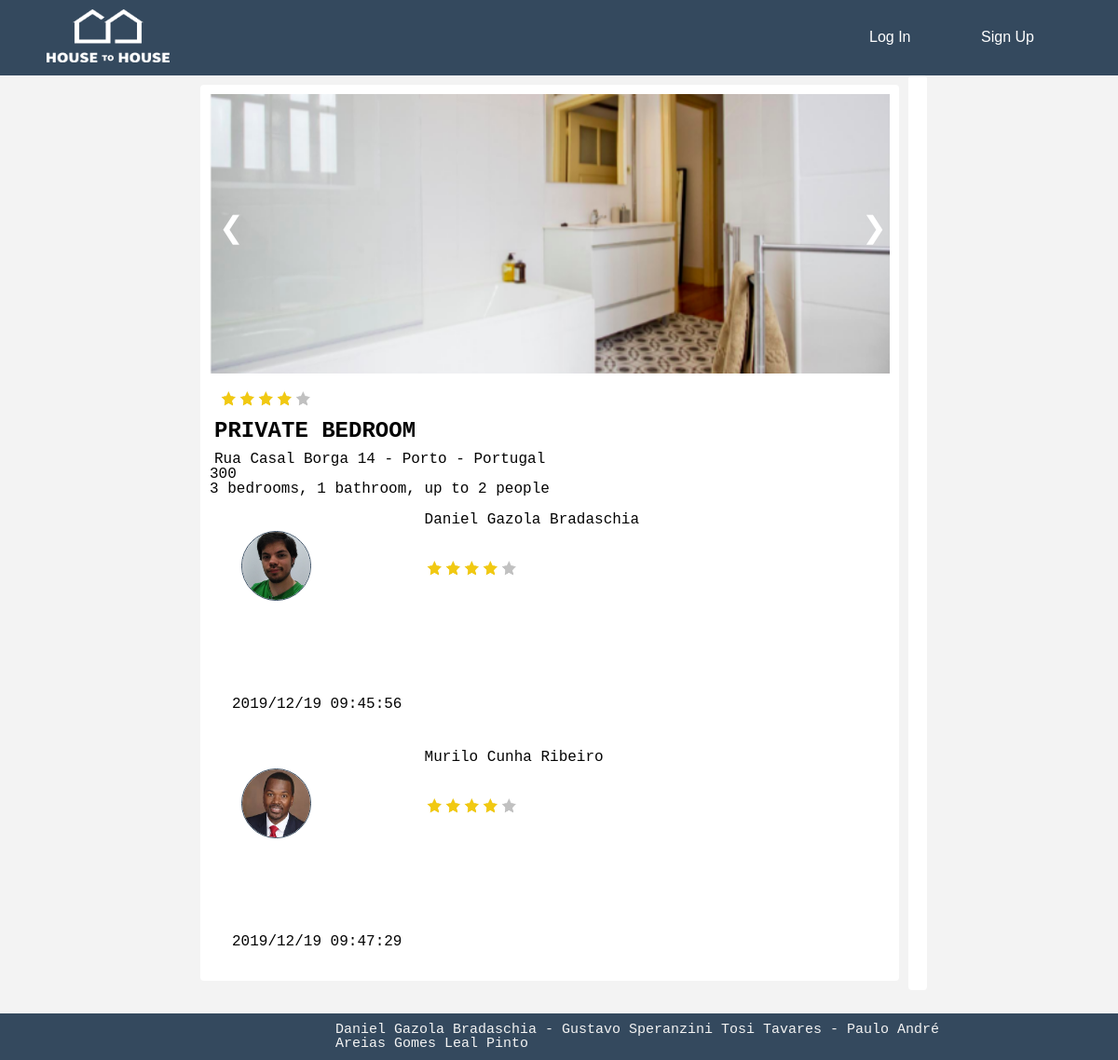
Page /pages/place.php?id=5 on the committed database.
### tables this page shows
CREATE TABLE PHOTO (
    idPhoto INTEGER PRIMARY KEY,
    idProperty   INTEGER REFERENCES PROPERTY (idProperty),
    uploadDate DATE,
    name TEXT,
    photo BLOB
);

CREATE TABLE PROPERTY (
    idProperty INTEGER PRIMARY KEY,
    idOwner INTEGER REFERENCES USER (idUser),
    address TEXT,
    title TEXT,
    price FLOAT,
    description TEXT,
    rate NUMERIC
);

CREATE TABLE REVIEWS(
    idReviews INTEGER PRIMARY KEY,
    idProperty INTEGER REFERENCES PROPERTY (idProperty),
    idUser INTEGER REFERENCES USER (idUser),
    title TEXT,
    userRate INTEGER,
    text TEXT,
    likes INTEGER,
    date DATE
);

CREATE TABLE USER(
    idUser INTEGER PRIMARY KEY,
    name TEXT NOT NULL,
    password TEXT NOT NULL,
    email TEXT NOT NULL UNIQUE,
    gender CHAR CHECK (gender == 'F' OR gender == 'f' OR gender == 'M' OR gender == 'm'),
    birthdate DATE,
    cellphone INTEGER,
    profilePicture BLOB,
    type TEXT CHECK (type == 'Owner' OR type == 'Tourist')
);

### dbActions/user.php (called while the page is built, shortened)
<?php
include_once('config.php');
function getUserNameById($idUser){
    global $db;
    $statement = $db->prepare('SELECT email FROM USER WHERE idUser = ? ');
    $statement->execute([$idUser]);
    return $statement->fetch()['email'];
}
function getUserInfoByUserName($email,$info){
    global $db;
    $statement = $db->prepare('SELECT * FROM USER WHERE email = ? ');
    $statement->execute([$email]);
    return $statement->fetch()[$info];
}
function getUserPhoto($email){
    global $db;
    $statement = $db->prepare('SELECT profilePicture FROM USER WHERE email = ?');
    $statement->execute([$email]);
    return $statement->fetch()['profilePicture'];
}

### pages/place.php (the view, shortened to what this page needs)
    <!DOCTYPE html>
    <?php
    include_once "header.php";
    include_once "../dbActions/placeUtils.php";
    include_once "../dbActions/user.php";
    include_once "../dbActions/reviewUtils.php";
    $id = $_GET["id"];
    $userId = "";
    $namePlace = getPropertyInfoById($id, 'title');
    $location = getPropertyInfoById($id, 'address');
    $description = getPropertyInfoById($id, 'description');
    $rating = getPropertyInfoById($id, 'rate');
    $price = getPropertyInfoById($id, 'price');
    ?>
    <div class="placePage">
        <div class="main">
            <div class="container">
                <div class="album">
                    <div id="photos">
                         <?php $var = getPlacePhotos($id);
                        echo '</div>';
                        if ($var) {
                            echo '<a class="arrowLeft" onclick="plusDivs(-1)">&#10094;</a>';
                            echo '<a class="arrowRight" onclick="plusDivs(+1)">&#10095;</a>';
                        }
                        ?>
                    </div>
                    <?php printStarsRating($rating)?>
                    <p id="placeName"><?php echo $namePlace ?></p>
                    <p id="placeLocation"><?php echo $location ?></p>
                    <p id="placePrice"><?php echo $price ?></p>
                    <p id="placeDescription"><?php echo $description ?></p>
                    <div class="reviews">
                        <?php
                        getPlaceReviews($id, getIdByUserName($userId));
                        ?>
                    </div>
                </div>
            </div>
            <div class="container">
            </div>
        </div>
<?php
include_once "footer.php";
?>

### dbActions/placeUtils.php (shortened to what this page needs)
<?php
include_once('rentUtils.php');
function getPropertyInfoById($idProperty, $info)
{
    global $db;
    $statement = $db->prepare('SELECT * FROM PROPERTY WHERE idProperty = ? ');
    $statement->execute([$idProperty]);
    return $statement->fetch()[$info];
}
function getPlacePhotos($id)
{
    global $db;
    $stmt = $db->prepare('SELECT * FROM PHOTO WHERE idProperty=?');
    $stmt->execute([$id]);
    $ret = false;
    while ($row = $stmt->fetch()) {
        echo '<img class="mySlides" src=' . $row['photo'] . ' hidden="hidden">';
        $ret = true;
    }
    return $ret;
}
function isPlaceOwner($userId, $placeId)
{
    global $db;
    $statement = $db->prepare('SELECT idOwner FROM PROPERTY WHERE idProperty = ? ');
    return false;
}
function printStarsRating($stars)
{
    $i = 1;
    $j = 1;
    $temp = 5 - $stars;
    echo '<div class = "placeRatingStars">';
    for ($i; $i <= $stars; $i++) {
        echo '<div class = "star">' . '</div>';
    }
    for ($j; $j <= $temp; $j++) {
        echo '<div class = "blackStar">';
        echo '</div>';
    }
    echo '</div>';
    return true;
}

### dbActions/reviewUtils.php (shortened to what this page needs)
<?php
include_once('user.php');
include_once('config.php');
include_once('placeUtils.php');
function getPlaceReviews($idPlace, $idUser)
{
    global $db;
    $statement = $db->prepare('SELECT * FROM REVIEWS WHERE idProperty = ? ');
    $statement->execute([$idPlace]);
    while ($row = $statement->fetch())
    {
        $id = $row['idUser'];
        $userName = getUserNameById($id);
        $photoUser = "../assets/" . getUserPhoto($userName);
        $fullName = getUserInfoByUserName($userName, 'name');
        $htmlPhoto = '<img id="userPhotoReview" src=' . $photoUser . '>';
        echo '<div class="reviewContainer">';
            echo '<div class="reviewT">';
                echo '<div class="reviewPhoto">';
                echo $htmlPhoto;
                echo '</div>';
                echo '<div class="reviewTitle">';
                    echo '<div class="reviewTitleName">';
                    echo '<p>' . $fullName . '</p>';
                    echo '</div>';
                echo '</div>';
            echo '</div>';
            echo '<div class="reviewText">';
            echo '</div>';
            echo '<div class="reviewPhotos">';
            echo '</div>';
            echo '<div class="reviewDate">';
            echo '<p>' . $row['date'] . '</p>';
            echo '</div>';
        echo '</div>';
    }
    return true;
}
function getReviewPhotos($idRev)
{
    global $db;
    $statement = $db->prepare('SELECT * FROM REVIEWPHOTO WHERE idReview = ? ');
    $statement->execute([$idRev]);
    while ($row = $statement->fetch()) {
        $photoDir = $row['name'];
        echo "<img src=$photoDir onclick=\"window.open(this.src)\">";
    }
    return true;
}
?>

### css/style.css (style rules this page uses)
*, *::after, *::before { box-sizing: border-box; }
html { font-size: 62.5%; }
a { color: #2e416a; text-decoration: none; }
.placePage { display: flex; flex-wrap: wrap; -webkit-align-content: center; align-content: center; }
.placePage .container { margin-bottom: 1.6em; background-color: #ffffff; border-radius: 4px; padding: 10px 10px 10px 10px; }
.placePage .main { padding: 10px 10px 10px 10px; position: relative; min-width: 500px; width: 100%; }
.placePage .arrowRight { position: absolute; top: 150px; left: 720px; font-size: xx-large; color: white; cursor: pointer; }
.placePage .arrowLeft { position: absolute; top: 150px; left: 30px; font-size: xx-large; color: white; cursor: pointer; }
@media only screen and (min-width: 850px) { .placePage { display: flex; flex-wrap: nowrap; justify-content: center; } }
@media only screen and (min-width: 850px) { .placePage .main { max-width: 770px; min-width: 400px; float: left; } }
.mySlides { width: 100%; height: 300px; background-position: center; background-repeat: no-repeat; overflow: hidden; object-fit: cover; }
#placeName { font-family: "Andale Mono", monospace; padding-top: 10px; padding-left: 5px; font-size: x-large; font-weight: bold; }
#placeLocation { font-family: "Andale Mono", monospace; padding-top: 10px; padding-left: 5px; font-size: medium; }
#userPhotoReview { border-radius: 50%; width: 75px; height: 75px; display: block; margin: 20px; border: 1.5px solid #34495E; }
.reviewPhoto { position: relative; max-width: 100%; padding: 5px; }
.reviewContainer { min-width: 100%; display: flex; flex-wrap: nowrap; flex-direction: column; justify-content: center; padding: 4px; }
.reviewContainer .reviewPhoto { position: relative; width: auto; height: 50%; display: flex; flex-direction: row; flex-wrap: nowrap; padding: 13px 13px 13px 10px; float: left; }
.reviewContainer .reviewPhoto img { border-radius: 50%; width: auto; height: 80%; }
.reviewContainer .reviewT { min-width: 100%; align-items: center; }
.reviewContainer .reviewT .reviewTitle { position: relative; float: right; min-width: 70%; height: 100px; }
.reviewContainer .reviewT .reviewTitle .reviewTitleName { position: relative; width: 100%; height: 50%; display: flex; flex-direction: row; flex-wrap: nowrap; padding: 13px 13px 13px 10px; float: left; }
.reviewContainer .reviewText { padding: 5px 20px 5px 20px; }
.reviewContainer .reviewPhotos { padding: 20px; }
.reviewContainer .reviewDate { padding: 20px; }
.placeRatingStars { position: relative; width: 100%; height: 50%; display: flex; flex-direction: row; flex-wrap: nowrap; padding: 13px 13px 13px 10px; float: left; }
.star { width: 20px; height: 20px; background-image: url("../assets/starY.jpg"); background-position: center; background-size: cover; }
.blackStar { width: 20px; height: 20px; background-image: url("../assets/star.jpg"); background-position: center; background-size: cover; }

### rows in the picture
photo: photo (picture)
property: rate 4 (drawn), title "PRIVATE BEDROOM", address "Rua Casal Borga 14 - Porto - Portugal", price "300", description "3 bedrooms, 1 bathroom, up to 2 people"
reviews: idUser.profilePicture (picture), idUser.name "Daniel Gazola Bradaschia", userRate 4 (drawn), date "2019/12/19 09:45:56"
reviews: idUser.profilePicture (picture), idUser.name "Murilo Cunha Ribeiro", userRate 4 (drawn), date "2019/12/19 09:47:29"
